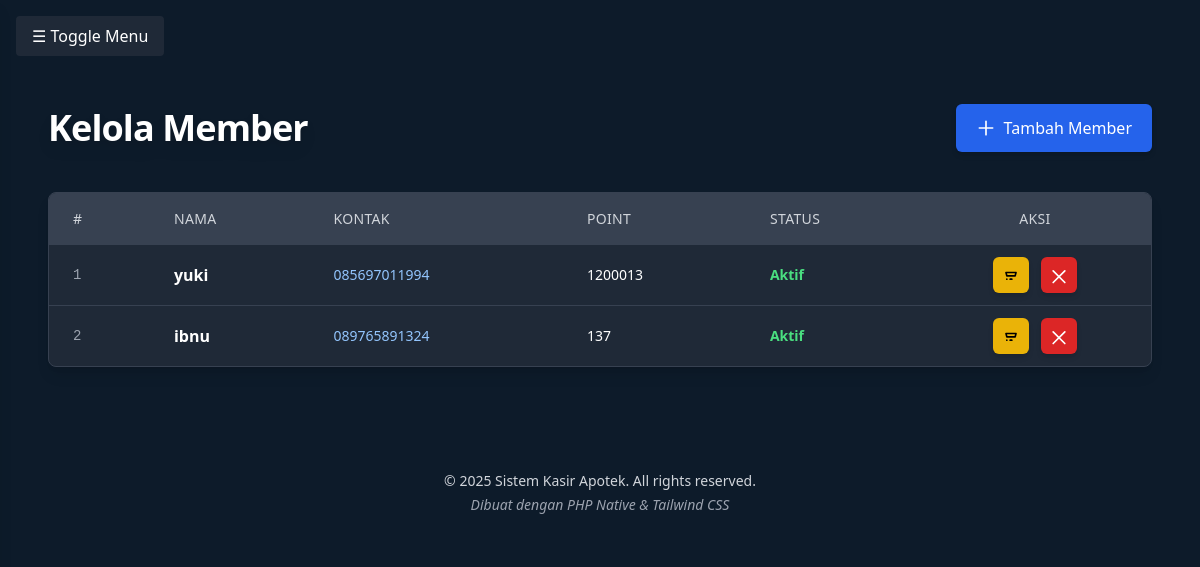
Page /kasir/member.php (signed in) on the earlier database version.
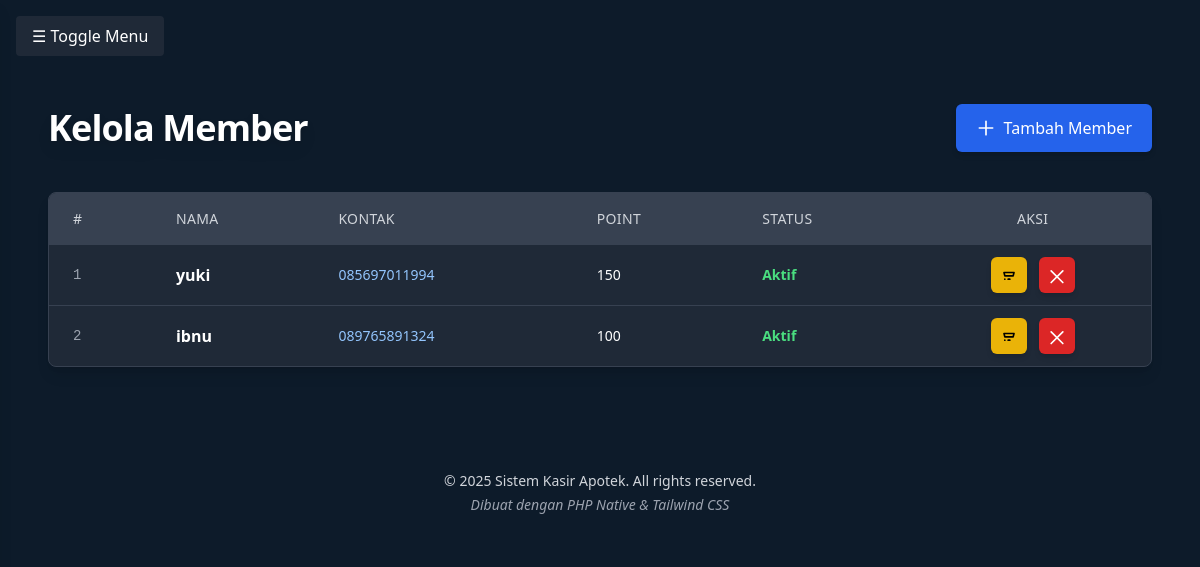
Same page on the later database version.
### tables this page shows
CREATE TABLE `member` (
  `id` int(11) NOT NULL,
  `nama` varchar(100) DEFAULT NULL,
  `no_hp` varchar(20) DEFAULT NULL,
  `poin` int(11) DEFAULT 0,
  `status` enum('aktif','tidak aktif') DEFAULT 'aktif'
);

### kasir/member.php (the view, shortened to what this page needs)
<?php
include '../config/config.php';
include '../includes/header.php';
include '../includes/navbar.php';
$result = $conn->query("SELECT * FROM member ORDER BY id DESC");
?>
<!DOCTYPE html>
<html lang="id" class="scroll-smooth">
<head>
    <script src="https://cdn.tailwindcss.com"></script>
</head>
<body class="bg-gradient-to-br from-gray-900 via-blue-900 to-black text-gray-100 min-h-screen font-sans">
<main class="max-w-6xl mx-auto px-6 py-8">
    <header class="flex flex-col md:flex-row justify-between items-center mb-10 gap-4">
        <h1 class="text-4xl font-extrabold tracking-tight drop-shadow-lg">Kelola Member</h1>
        <a href="../includes/member/tambah.php"
           class="inline-flex items-center gap-2 bg-blue-600 hover:bg-blue-700 active:bg-blue-800 focus:outline-none focus:ring-4 focus:ring-blue-400 text-white rounded-md px-5 py-3 shadow-md transition duration-300 select-none">
            <svg xmlns="http://www.w3.org/2000/svg" class="h-5 w-5" fill="none"
                 viewBox="0 0 24 24" stroke="currentColor" stroke-width="2">
                <path stroke-linecap="round" stroke-linejoin="round" d="M12 4v16m8-8H4" />
            </svg>
            Tambah Member
        </a>
    </header>
    <div class="overflow-x-auto rounded-lg shadow-lg border border-gray-700 bg-gray-800">
        <table class="min-w-full table-auto border-collapse">
            <thead class="bg-gray-700 text-gray-300 uppercase text-sm tracking-wide select-none">
                <tr>
                    <th class="px-6 py-4 text-left font-medium">#</th>
                    <th class="px-6 py-4 text-left font-medium">Nama</th>
                    <th class="px-6 py-4 text-left font-medium">Kontak</th>
                    <th class="px-6 py-4 text-left font-medium">Point</th>
                    <th class="px-6 py-4 text-left font-medium">Status</th>
                    <th class="px-6 py-4 text-center font-medium">Aksi</th>
                </tr>
            </thead>
            <tbody class="divide-y divide-gray-700">
                <?php $no = 1; while($row = $result->fetch_assoc()): ?>
                <tr class="hover:bg-gray-700 transition duration-200 ease-in-out cursor-default">
                    <td class="px-6 py-3 font-mono text-sm text-gray-400"><?= $no++ ?></td>
                    <td class="px-6 py-3 font-semibold"><?= htmlspecialchars($row['nama']) ?></td>
                    <td class="px-6 py-3 text-sm text-blue-300"><?= htmlspecialchars($row['no_hp']) ?></td>
                    <td class="px-6 py-3 text-sm"><?= htmlspecialchars($row['poin']) ?></td>
                    <td class="px-6 py-3 text-sm">
                        <?php
                        include_once '../includes/member/status.php';
                        echo getStatusMember($row);
                        ?>
                    </td>
                    <td class="px-6 py-3 text-center flex justify-center gap-3">
                        <a href="../includes/member/edit.php?id=<?= $row['id'] ?>"
                           class="group p-2 rounded-md bg-yellow-500 hover:bg-yellow-600 active:bg-yellow-700 shadow-md transition"
                           title="Edit Member">
                            <svg xmlns="http://www.w3.org/2000/svg" class="h-5 w-5 text-black group-hover:text-white transition"
                                 fill="none" viewBox="0 0 24 24" stroke="currentColor" stroke-width="2">
                                <path stroke-linecap="round" stroke-linejoin="round"
                                      d="M11 17h2m-6 0h.01M7 13h10l1-4H6l1 4zm1-4h8"/>
                            </svg>
                        </a>
                        <a href="javascript:void(0);" onclick="hapusMember(<?= $row['id'] ?>)"
                           class="group p-2 rounded-md bg-red-600 hover:bg-red-700 active:bg-red-800 shadow-md transition"
                           title="Hapus Member">
                            <svg xmlns="http://www.w3.org/2000/svg" class="h-5 w-5 text-white group-hover:text-gray-100 transition"
                                 fill="none" viewBox="0 0 24 24" stroke="currentColor" stroke-width="2">
                                <path stroke-linecap="round" stroke-linejoin="round"
                                      d="M19 7L5 21M5 7l14 14"/>
                            </svg>
                        </a>
                    </td>
                </tr>
                <?php endwhile; ?>
            </tbody>
        </table>
    </div>
</main>
<?php include '../includes/footer.php'; ?>
</body>
</html>

### includes/member/status.php (shortened to what this page needs)
<?php
function getStatusMember($row) {
    $status = strtolower($row['status'] ?? 'unknown');
    switch ($status) {
        case 'aktif':
            return '<span class="text-green-400 font-semibold">Aktif</span>';
    }
}
?>

Differences in the rows shown:
changed member "yuki": poin "1200013" → "150"
changed member "ibnu": poin "137" → "100"
